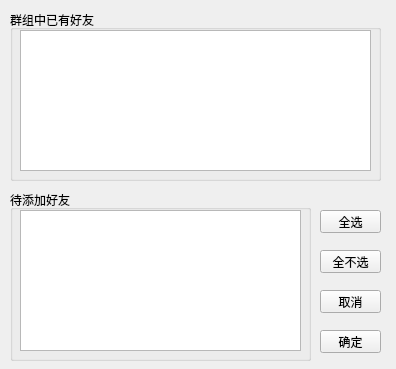
<?xml version="1.0" encoding="UTF-8"?>
<ui version="4.0">
 <class>AddqlfriendWidget</class>
 <widget class="QWidget" name="AddqlfriendWidget">
  <property name="geometry">
   <rect>
    <x>0</x>
    <y>0</y>
    <width>396</width>
    <height>369</height>
   </rect>
  </property>
  <property name="windowTitle">
   <string/>
  </property>
  <widget class="QGroupBox" name="groupBox">
   <property name="geometry">
    <rect>
     <x>10</x>
     <y>10</y>
     <width>371</width>
     <height>171</height>
    </rect>
   </property>
   <property name="title">
    <string>群组中已有好友</string>
   </property>
   <widget class="QTableWidget" name="oldtable">
    <property name="geometry">
     <rect>
      <x>10</x>
      <y>20</y>
      <width>351</width>
      <height>141</height>
     </rect>
    </property>
   </widget>
  </widget>
  <widget class="QGroupBox" name="groupBox_2">
   <property name="geometry">
    <rect>
     <x>10</x>
     <y>190</y>
     <width>301</width>
     <height>171</height>
    </rect>
   </property>
   <property name="title">
    <string>待添加好友</string>
   </property>
   <widget class="QTableWidget" name="newtable">
    <property name="geometry">
     <rect>
      <x>10</x>
      <y>20</y>
      <width>281</width>
      <height>141</height>
     </rect>
    </property>
   </widget>
  </widget>
  <widget class="QPushButton" name="qxBtn">
   <property name="geometry">
    <rect>
     <x>320</x>
     <y>210</y>
     <width>61</width>
     <height>23</height>
    </rect>
   </property>
   <property name="text">
    <string>全选</string>
   </property>
  </widget>
  <widget class="QPushButton" name="qbxBtn">
   <property name="geometry">
    <rect>
     <x>320</x>
     <y>250</y>
     <width>61</width>
     <height>23</height>
    </rect>
   </property>
   <property name="text">
    <string>全不选</string>
   </property>
  </widget>
  <widget class="QPushButton" name="okBtn">
   <property name="geometry">
    <rect>
     <x>320</x>
     <y>330</y>
     <width>61</width>
     <height>23</height>
    </rect>
   </property>
   <property name="text">
    <string>确定</string>
   </property>
  </widget>
  <widget class="QPushButton" name="cancleBtn">
   <property name="geometry">
    <rect>
     <x>320</x>
     <y>290</y>
     <width>61</width>
     <height>23</height>
    </rect>
   </property>
   <property name="text">
    <string>取消</string>
   </property>
  </widget>
 </widget>
 <resources/>
 <connections/>
</ui>
